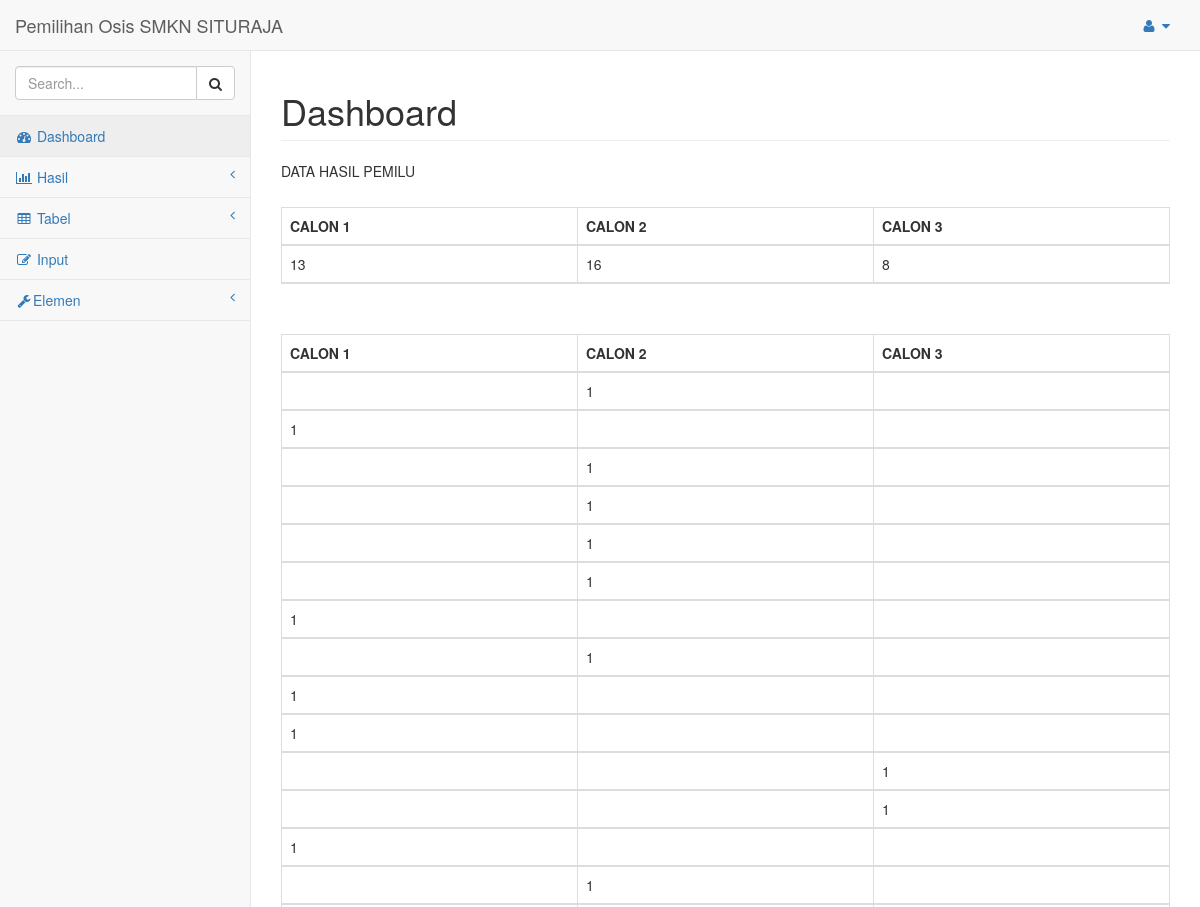
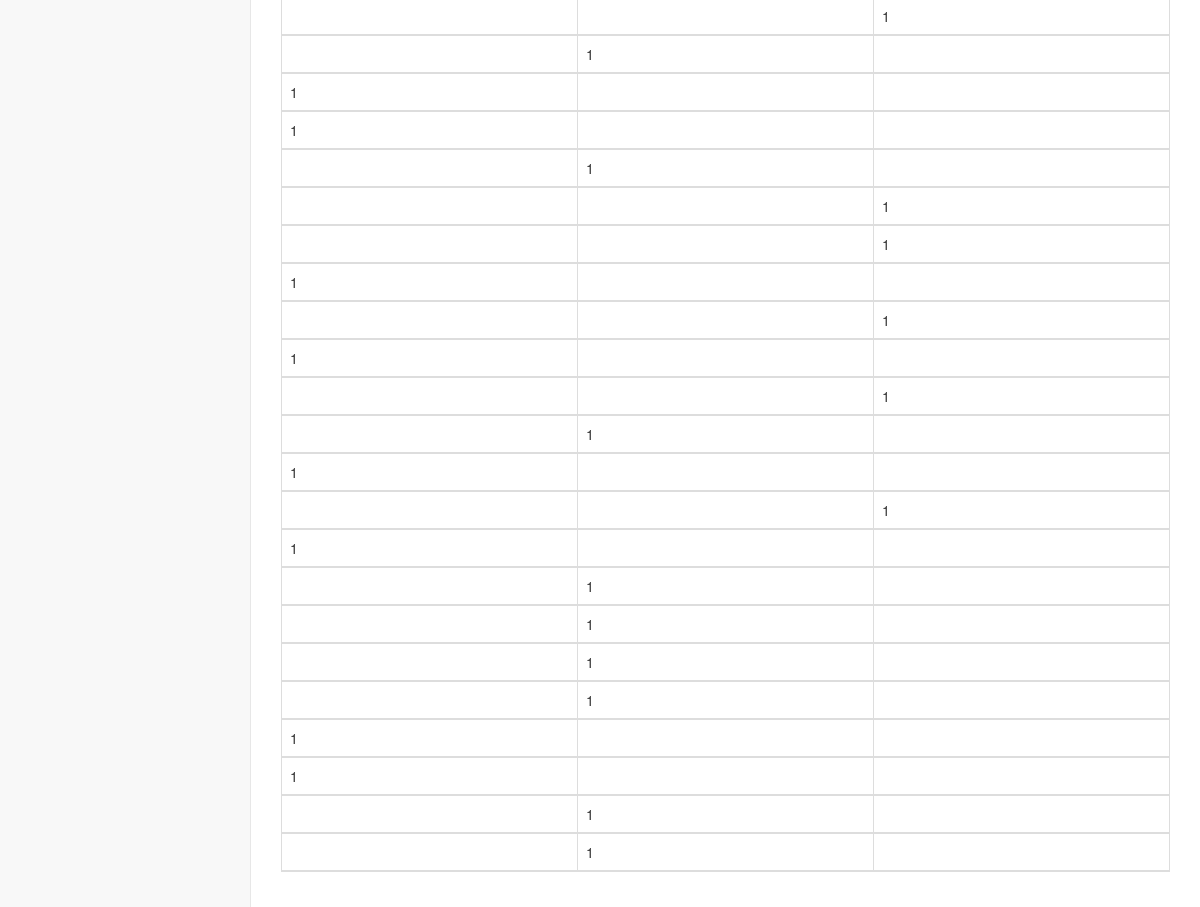
Page /admin/pages/index.php on the committed database (2 pictures, top to bottom).
### tables this page shows
CREATE TABLE IF NOT EXISTS `voting` (
  `calon1` varchar(10) NOT NULL,
  `calon2` varchar(10) NOT NULL,
  `calon3` varchar(10) NOT NULL
);

### admin/pages/fungsi.php (called while the page is built, shortened)
<?php
function koneksi(){
	$con=mysqli_connect("localhost","root","");
	mysqli_select_db($con,"osis");
	return $con ;
}
function query($string) {
$con=koneksi();
$hasil=mysqli_query($con,$string);
$bariss= array();
while ($baris=mysqli_fetch_assoc($hasil)) {
	$bariss[]=$baris;
}
return $bariss;
}
?>

### admin/pages/index.php (the view, shortened to what this page needs)
<!DOCTYPE html>
<html lang="en">
<head>
<?php
require 'fungsi.php';
?>
    <link href="../vendor/bootstrap/css/bootstrap.min.css" rel="stylesheet">
    <link href="../vendor/metisMenu/metisMenu.min.css" rel="stylesheet">
    <link href="../dist/css/sb-admin-2.css" rel="stylesheet">
    <link href="../vendor/morrisjs/morris.css" rel="stylesheet">
    <link href="../vendor/font-awesome/css/font-awesome.min.css" rel="stylesheet" type="text/css">
</head>
<body>
    <div id="wrapper">
        <nav class="navbar navbar-default navbar-static-top" role="navigation" style="margin-bottom: 0">
            <div class="navbar-header">
                <a class="navbar-brand" href="index.php">Pemilihan Osis SMKN SITURAJA</a>
            </div>
            <ul class="nav navbar-top-links navbar-right">
                <li class="dropdown">
                    <a class="dropdown-toggle" data-toggle="dropdown" href="#">
                        <i class="fa fa-user fa-fw"></i> <i class="fa fa-caret-down"></i>
                    </a>
                </li>
            </ul>
            <div class="navbar-default sidebar" role="navigation">
                <div class="sidebar-nav navbar-collapse">
                    <ul class="nav" id="side-menu">
                        <li class="sidebar-search">
                            <div class="input-group custom-search-form">
                                <input type="text" class="form-control" placeholder="Search...">
                                <span class="input-group-btn">
                                <button class="btn btn-default" type="button">
                                    <i class="fa fa-search"></i>
                                </button>
                            </span>
                            </div>
                        </li>
                        <li>
                            <a href="index.php"><i class="fa fa-dashboard fa-fw"></i> Dashboard</a>
                        </li>
                        <li>
                            <a href="#"><i class="fa fa-bar-chart-o fa-fw"></i> Hasil <span class="fa arrow"></span></a>
                        </li>
                        <li>
                            <a href="#"><i class="fa fa-table fa-fw"></i> Tabel <span class="fa arrow"></span></a>
                        </li>
                        <li>
                            <a href="input.php"><i class="fa fa-edit fa-fw"></i> Input </a>
                        </li>
                        <li>
                            <a href="#"><i class="fa fa-wrench fa-fw"></i>Elemen<span class="fa arrow"></span></a>
                        </li>
                    </ul>
                </div>
            </div>
        </nav>
        <div id="page-wrapper">
            <div class="row">
                <div class="col-lg-12">
                    <h1 class="page-header">Dashboard</h1>
                </div>
                        <div class="panel-heading">
                            DATA HASIL PEMILU
                        </div>
                          <div class="panel-body">
                            <table width="100%" class="table table-striped table-bordered table-hover" id="dataTables-example">
                                <thead>
                                    <tr>
                                    <th>CALON 1</th>
                                    <th>CALON 2</th>
                                    <th>CALON 3</th>
                                    </tr>
<?php
$calon1=query("SELECT SUM(calon1) FROM voting");
$calon2=query("SELECT SUM(calon2) FROM voting");
$calon3=query("SELECT SUM(calon3) FROM voting");
foreach ($calon1 as $a) :
foreach ($calon2 as $b) :
foreach ($calon3 as $c) :
?>
                                    <tr>
                                        <td><?php echo $a["SUM(calon1)"];?></td>
                                        <td><?php echo $b["SUM(calon2)"];?></td>
                                        <td><?php echo $c["SUM(calon3)"];?></td>
                                    </tr>
<?php endforeach ; ?>
<?php endforeach ; ?>
<?php endforeach ; ?>
                                </thead>
                            </table>
            </div>
                        <div class="panel-body">
                            <table width="100%" class="table table-striped table-bordered table-hover" id="dataTables-example">
                                <thead>
                                    <tr>
                                    <th>CALON 1</th>
                                    <th>CALON 2</th>
                                    <th>CALON 3</th>
                                    </tr>
<?php
$data=query("SELECT * FROM voting");
foreach ($data as $a) :
?>
                                    <tr>
                                        <td><?php echo $a["calon1"];?></td>
                                        <td><?php echo $a["calon2"];?></td>
                                        <td><?php echo $a["calon3"];?></td>
                                    </tr>
<?php endforeach ; ?>
                                </thead>
                            </table>
            </div>
        </div>
    </div>
</body>
</html>

### rows in the picture
voting: calon2 "1"
voting: calon1 "1"
voting: calon2 "1"
voting: calon2 "1"
voting: calon2 "1"
voting: calon2 "1"
voting: calon1 "1"
voting: calon2 "1"
voting: calon1 "1"
voting: calon1 "1"
voting: calon3 "1"
voting: calon3 "1"
voting: calon1 "1"
voting: calon2 "1"
voting: calon3 "1"
voting: calon2 "1"
voting: calon1 "1"
voting: calon1 "1"
voting: calon2 "1"
voting: calon3 "1"
voting: calon3 "1"
voting: calon1 "1"
voting: calon3 "1"
voting: calon1 "1"
voting: calon3 "1"
voting: calon2 "1"
voting: calon1 "1"
voting: calon3 "1"
voting: calon1 "1"
voting: calon2 "1"
voting: calon2 "1"
voting: calon2 "1"
voting: calon2 "1"
voting: calon1 "1"
voting: calon1 "1"
voting: calon2 "1"
voting: calon2 "1"

### other values in the picture
$a["SUM(calon1)"] "13"
$b["SUM(calon2)"] "16"
$c["SUM(calon3)"] "8"
